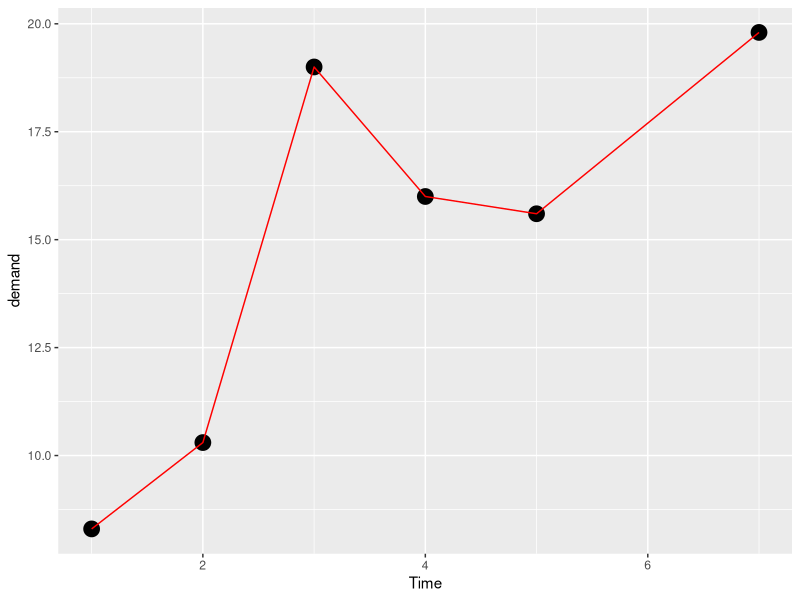
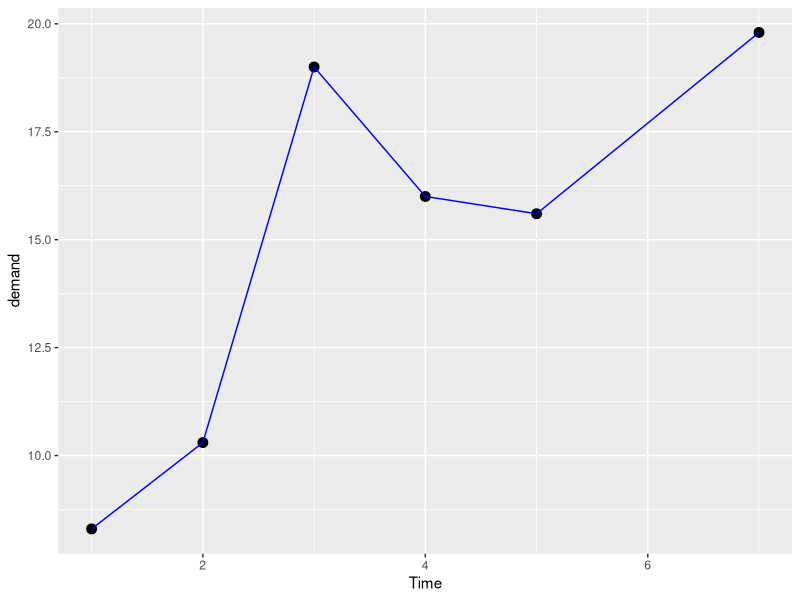
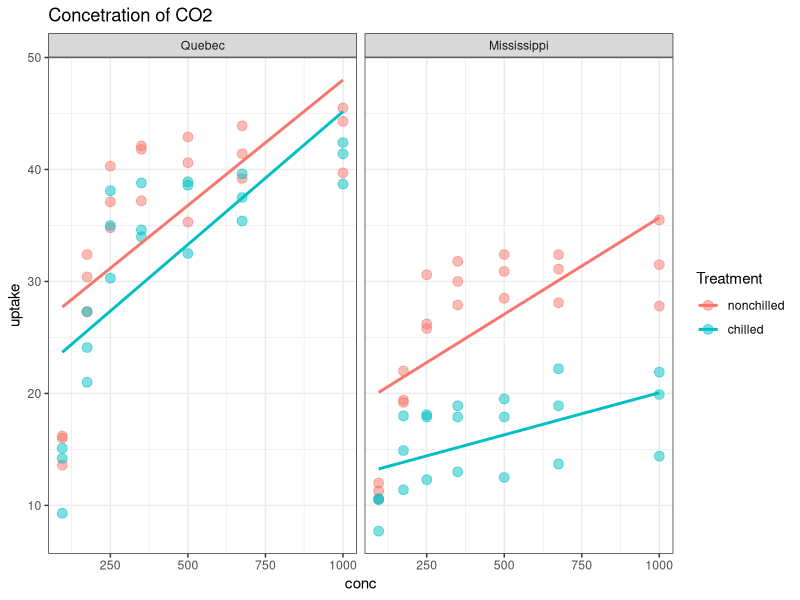
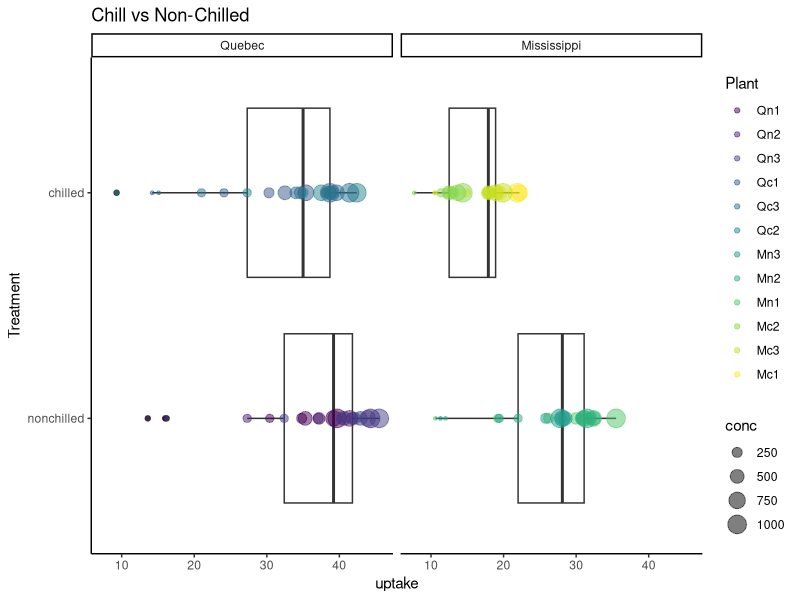
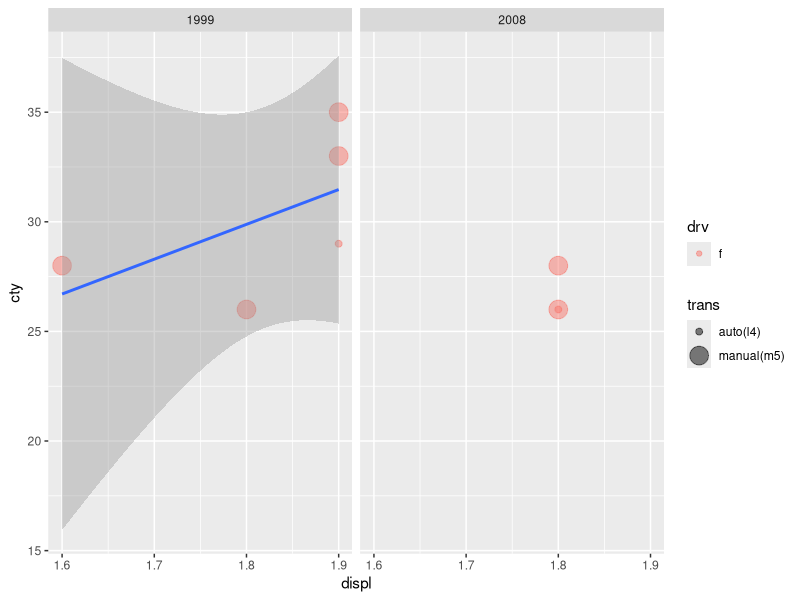

Generate these figures, in order, with R:
library(tidyverse)

data()
?BOD


ggplot(data = BOD, mapping = aes(x = Time, y = demand))+
  geom_point(size = 5)+ 
  geom_line(color = "red")

ggplot(BOD, aes(Time, demand)) +
  geom_point(size = 3)+
  geom_line(color = "blue")

CO2

CO2 %>%
  ggplot(aes(conc,uptake,
             color = Treatment))+
  geom_point(size = 3, alpha = .5)+
  geom_smooth(method = lm, se = F)+
  facet_wrap(~Type)+
  labs(title = "Concetration of CO2")+
  theme_bw()

CO2 %>%
  ggplot(aes(Treatment,uptake))+
  geom_boxplot()+
  geom_point(alpha = .5,
    aes(size = conc,
                 color = Plant))+
  coord_flip()+
  theme_classic()+
  facet_wrap(~Type)+
  labs(title = "Chill vs Non-Chilled")


#shows dataframe
view(mpg)

mpg %>%
  filter(cty > 25)%>%
  ggplot(aes(displ,cty))+
  geom_point(aes(color = drv,
                 size = trans),
             alpha = .5)+
  geom_smooth(method = lm)+
  facet_wrap(~year,nrow = 1)







